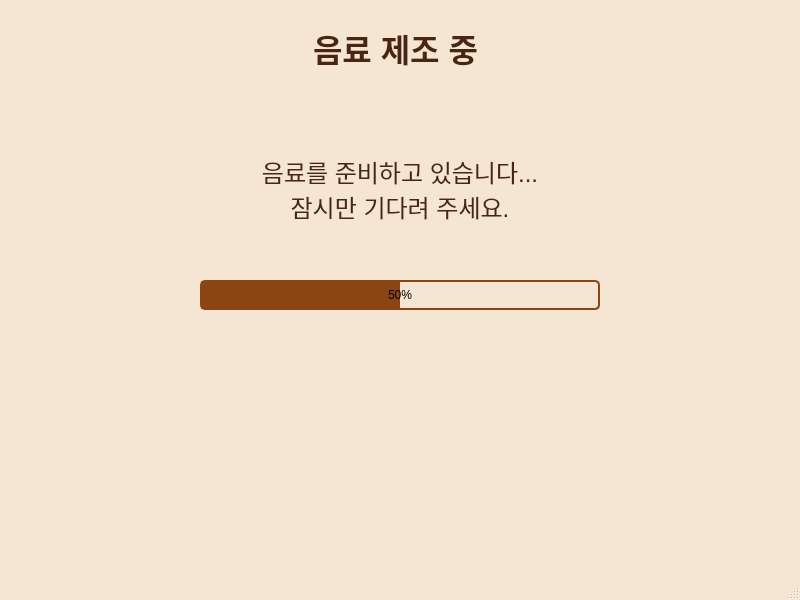
<?xml version="1.0" encoding="UTF-8"?>
<ui version="4.0">
 <class>MainWindow</class>
 <widget class="QMainWindow" name="MainWindow">
  <property name="geometry">
   <rect>
    <x>0</x>
    <y>0</y>
    <width>800</width>
    <height>600</height>
   </rect>
  </property>
  <property name="windowTitle">
   <string>Kreacher's Cafe - 주문 완료</string>
  </property>
  <property name="styleSheet">
   <string>QMainWindow {
    background-color: #F5E6D3;
   }
   QPushButton {
    background-color: #8B4513;
    color: white;
    border-radius: 10px;
    font-size: 14pt;
    padding: 5px;
   }
   QPushButton:hover {
    background-color: #A0522D;
   }
   QTextEdit {
    background: transparent;
    border: none;
   }</string>
  </property>
  <widget class="QWidget" name="centralwidget">
   <widget class="QTextEdit" name="textEdit_2">
    <property name="geometry">
     <rect>
      <x>200</x>
      <y>150</y>
      <width>400</width>
      <height>100</height>
     </rect>
    </property>
    <property name="html">
     <string>&lt;!DOCTYPE HTML PUBLIC &quot;-//W3C//DTD HTML 4.0//EN&quot; &quot;http://www.w3.org/TR/REC-html40/strict.dtd&quot;&gt;
&lt;html&gt;&lt;head&gt;&lt;meta name=&quot;qrichtext&quot; content=&quot;1&quot; /&gt;&lt;style type=&quot;text/css&quot;&gt;
p, li { white-space: pre-wrap; }
&lt;/style&gt;&lt;/head&gt;&lt;body style=&quot; font-family:'Ubuntu Sans'; font-size:11pt; font-weight:400; font-style:normal;&quot;&gt;
&lt;p align=&quot;center&quot; style=&quot; margin-top:0px; margin-bottom:0px; margin-left:0px; margin-right:0px; -qt-block-indent:0; text-indent:0px;&quot;&gt;&lt;span style=&quot; font-family:'Helvetica'; font-size:18pt; color:#4a2511;&quot;&gt;음료를 준비하고 있습니다...&lt;br /&gt;잠시만 기다려 주세요.&lt;/span&gt;&lt;/p&gt;&lt;/body&gt;&lt;/html&gt;</string>
    </property>
   </widget>
   <widget class="QProgressBar" name="progressBar">
    <property name="geometry">
     <rect>
      <x>200</x>
      <y>280</y>
      <width>400</width>
      <height>30</height>
     </rect>
    </property>
    <property name="styleSheet">
     <string>QProgressBar {
      border: 2px solid #8B4513;
      border-radius: 5px;
      text-align: center;
      background-color: #F5E6D3;
     }
     QProgressBar::chunk {
      background-color: #8B4513;
     }</string>
    </property>
    <property name="value">
     <number>50</number>
    </property>
   </widget>
   <widget class="QTextEdit" name="textEdit_3">
    <property name="geometry">
     <rect>
      <x>220</x>
      <y>20</y>
      <width>351</width>
      <height>70</height>
     </rect>
    </property>
    <property name="html">
     <string>&lt;!DOCTYPE HTML PUBLIC &quot;-//W3C//DTD HTML 4.0//EN&quot; &quot;http://www.w3.org/TR/REC-html40/strict.dtd&quot;&gt;
&lt;html&gt;&lt;head&gt;&lt;meta name=&quot;qrichtext&quot; content=&quot;1&quot; /&gt;&lt;style type=&quot;text/css&quot;&gt;
p, li { white-space: pre-wrap; }
&lt;/style&gt;&lt;/head&gt;&lt;body style=&quot; font-family:'Ubuntu Sans'; font-size:11pt; font-weight:400; font-style:normal;&quot;&gt;
&lt;p align=&quot;center&quot; style=&quot; margin-top:0px; margin-bottom:0px; margin-left:0px; margin-right:0px; -qt-block-indent:0; text-indent:0px;&quot;&gt;&lt;span style=&quot; font-family:'Helvetica'; font-size:24pt; font-weight:600; color:#4a2511;&quot;&gt;음료 제조 중&lt;/span&gt;&lt;/p&gt;&lt;/body&gt;&lt;/html&gt;</string>
    </property>
   </widget>
  </widget>
  <widget class="QMenuBar" name="menubar">
   <property name="geometry">
    <rect>
     <x>0</x>
     <y>0</y>
     <width>800</width>
     <height>24</height>
    </rect>
   </property>
  </widget>
  <widget class="QStatusBar" name="statusbar"/>
 </widget>
 <resources/>
 <connections/>
</ui>
